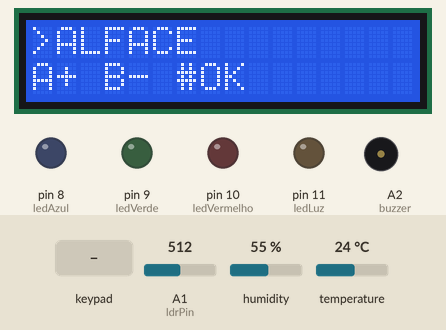
Recording of a sketch running on a simulated Arduino Uno, built with avr-gcc and run on an emulated ATmega328P. Shown: 16×2 character LCD, output pins drawn as LEDs (lit = HIGH), buzzer (waves = sounding). Inputs (shaded band) come from the test bench; at power-on: temperature 24 °C, A1 (ldrPin) = 512, humidity 55 %. What the sketch prints to the serial monitor is not drawn.

Above: at 3.3 s.
3.4 s: key '#' pressed
At 6.0 s:
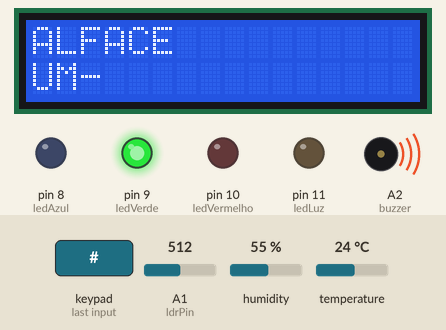
6.4 s: temperature set to 18.5 °C
8.7 s: temperature set to 17.5 °C
At 10.6 s:
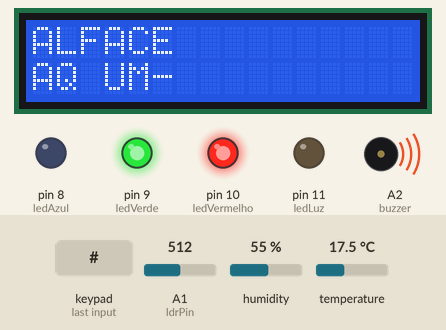
11.0 s: A1 (ldrPin) set to 417
12.8 s: A1 (ldrPin) set to 384
At 14.8 s:
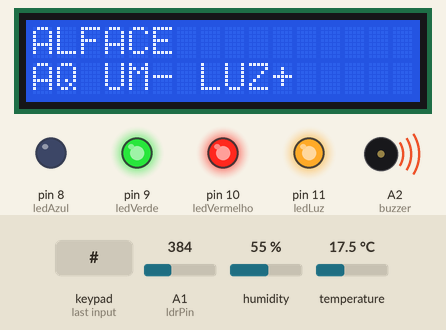
15.1 s: humidity set to 58 %
16.9 s: humidity set to 61 %
At 19.1 s:
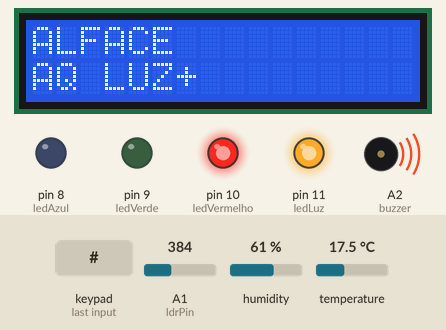
Timing chart, 0 to 20.6 s (numbered marks = the images above; inputs shaded):
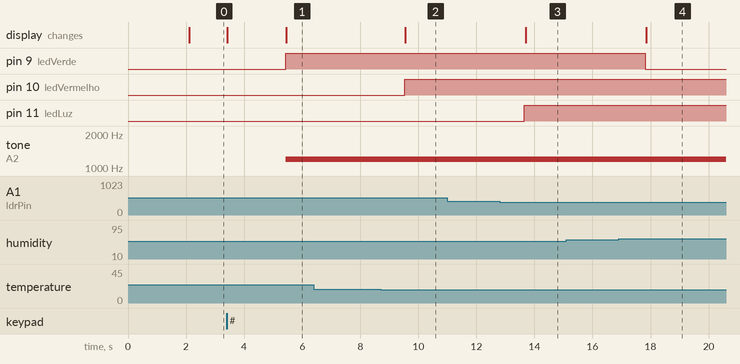

Measured:
- the behaviour switches between 18 and 17.9 °C on temperature (found by bisection; images 1 and 2)
- the behaviour switches between 400 and 399 on A1 (ldrPin) (found by bisection; images 2 and 3)
- the behaviour switches between 59 and 60 % on humidity (found by bisection; images 3 and 4)
- after the input at 3.4 s, pin 9 (ledVerde): LOW → HIGH after 2.0 s; tone on A2 (buzzer): silent → 1200 Hz after 2.0 s; the display: first changes at once (image 1 shows a later state)
- after the input at 8.7 s, pin 10 (ledVermelho): LOW → HIGH after 0.83 s; the display: changes after 0.86 s (image 2)
- after the input at 12.8 s, pin 11 (ledLuz): LOW → HIGH after 0.86 s; the display: changes after 0.89 s (image 3)
- after the input at 16.9 s, pin 9 (ledVerde): HIGH → LOW after 0.92 s; the display: changes after 0.95 s (image 4)

The sketch:

sketch.ino
```cpp
#include <Wire.h>
#include <LiquidCrystal_I2C.h>
#include <DHT.h>
#include <Keypad.h>

#define DHTPIN 2
#define DHTTYPE DHT22

// LEDs :)
const int ledAzul = 8;       // Resfriamento
const int ledVerde = 9;      // Irrigação
const int ledVermelho = 10;  // Aquecimento
const int ledLuz = 11;       // Iluminação

// Sensores :)
const int ldrPin = A1;

// Buzzer :)
const int buzzer = A2;

// LCD :)
LiquidCrystal_I2C lcd(0x27, 16, 2);

// DHT :)
DHT dht(DHTPIN, DHTTYPE);

// :) * :) * :) * :) * :) *
// KEYPAD :)
// :) * :) * :) * :) * :) *

const byte ROWS = 4;
const byte COLS = 4;

char keys[ROWS][COLS] = {
  {'1','2','3','A'},
  {'4','5','6','B'},
  {'7','8','9','C'},
  {'*','0','#','D'}
};

byte rowPins[ROWS] = {3,4,5,6};
byte colPins[COLS] = {7,12,13,A0};

Keypad keypad = Keypad(makeKeymap(keys), rowPins, colPins, ROWS, COLS);

// :) * :) * :) * :) * :) *
// PLANTAS :)
// :) * :) * :) * :) * :) *

String plantas[] = {
  "ALFACE",
  "TOMATE",
  "CENOURA",
  "ERVILHA",
  "BATATA DOCE",
  "GRAO BICO",
  "ORA PRO NOBIS"
};

int indicePlanta = 0;
bool plantaConfirmada = false;

String plantaAtual = "ALFACE";

float tempMin;
float tempMax;

float umidMin;
float umidMax;

int luzMin;
int luzMax;

// :) * :) * :) * :) * :) *
// CONFIGURAR PLANTA :)
// :) * :) * :) * :) * :) *

void configurarPlanta(int indice){

  switch(indice){

    case 0:
      plantaAtual = "ALFACE";
      tempMin = 18;
      tempMax = 24;
      umidMin = 60;
      umidMax = 80;
      luzMin = 400;
      luzMax = 800;
      break;

    case 1:
      plantaAtual = "TOMATE";
      tempMin = 20;
      tempMax = 30;
      umidMin = 60;
      umidMax = 75;
      luzMin = 600;
      luzMax = 1000;
      break;

    case 2:
      plantaAtual = "CENOURA";
      tempMin = 16;
      tempMax = 24;
      umidMin = 55;
      umidMax = 70;
      luzMin = 500;
      luzMax = 900;
      break;

    case 3:
      plantaAtual = "ERVILHA";
      tempMin = 13;
      tempMax = 22;
      umidMin = 60;
      umidMax = 80;
      luzMin = 400;
      luzMax = 850;
      break;

    case 4:
      plantaAtual = "BATATA DOCE";
      tempMin = 21;
      tempMax = 30;
      umidMin = 50;
      umidMax = 70;
      luzMin = 600;
      luzMax = 1000;
      break;

    case 5:
      plantaAtual = "GRAO BICO";
      tempMin = 18;
      tempMax = 30;
      umidMin = 40;
      umidMax = 60;
      luzMin = 650;
      luzMax = 1000;
      break;

    case 6:
      plantaAtual = "ORA PRO NOBIS";
      tempMin = 20;
      tempMax = 35;
      umidMin = 30;
      umidMax = 60;
      luzMin = 700;
      luzMax = 1023;
      break;
  }
}

// :) * :) * :) * :) * :) *
// MENU :)
// :) * :) * :) * :) * :) *

void mostrarMenu(){

  lcd.clear();

  lcd.setCursor(0,0);
  lcd.print(">");
  lcd.print(plantas[indicePlanta]);

  lcd.setCursor(0,1);
  lcd.print("A+ B- #OK");
}

// :) * :) * :) * :) * :) *
// SETUP :)
// :) * :) * :) * :) * :) *

void setup(){

  Serial.begin(9600);

  pinMode(ledAzul, OUTPUT);
  pinMode(ledVerde, OUTPUT);
  pinMode(ledVermelho, OUTPUT);
  pinMode(ledLuz, OUTPUT);

  pinMode(buzzer, OUTPUT);

  dht.begin();

  lcd.init();
  lcd.backlight();

  lcd.setCursor(0,0);
  lcd.print("EXOBIOS");

  lcd.setCursor(0,1);
  lcd.print("INICIANDO");

  delay(2000);

  mostrarMenu();
}

// :) * :) * :) * :) * :) *
// LOOP :)
// :) * :) * :) * :) * :) *

void loop(){

  char tecla = keypad.getKey();

  // Voltar ao menu :)

  if(tecla == 'D'){

    plantaConfirmada = false;
    indicePlanta = 0;

    mostrarMenu();

    return;
  }

  // Menu de seleção :)

  if(!plantaConfirmada){

    if(tecla == 'A'){

      indicePlanta++;

      if(indicePlanta > 6){
        indicePlanta = 0;
      }

      mostrarMenu();
    }

    if(tecla == 'B'){

      indicePlanta--;

      if(indicePlanta < 0){
        indicePlanta = 6;
      }

      mostrarMenu();
    }

    if(tecla == '#'){

      configurarPlanta(indicePlanta);

      plantaConfirmada = true;

      lcd.clear();

      lcd.setCursor(0,0);
      lcd.print(plantaAtual);

      lcd.setCursor(0,1);
      lcd.print("SELECIONADA");

      delay(2000);
    }

    return;
  }

  float temperatura = dht.readTemperature();
  float umidade = dht.readHumidity();
  int luminosidade = analogRead(ldrPin);

  if(isnan(temperatura) || isnan(umidade)){
    return;
  }

  digitalWrite(ledAzul, LOW);
  digitalWrite(ledVerde, LOW);
  digitalWrite(ledVermelho, LOW);
  digitalWrite(ledLuz, LOW);

  noTone(buzzer);

  String status = "";

  bool alerta = false;

  // :) * :) * :) * :) * :) *
  // TEMPERATURA :)
  // :) * :) * :) * :) * :) *

  if(temperatura < tempMin){

    digitalWrite(ledVermelho, HIGH);

    status += "AQ ";

    alerta = true;
  }

  else if(temperatura > tempMax){

    digitalWrite(ledAzul, HIGH);

    status += "RF ";

    alerta = true;
  }

// :) * :) * :) * :) * :) *
// UMIDADE :)
// :) * :) * :) * :) * :) *

if(umidade < umidMin){

    digitalWrite(ledVerde, HIGH);

    status += "UM- ";

    alerta = true;
}

else if(umidade > umidMax){

    digitalWrite(ledVerde, HIGH);

    status += "UM+ ";

    alerta = true;
}

// :) * :) * :) * :) * :) *
// LUZ :)
// :) * :) * :) * :) * :) *

if(luminosidade < luzMin){

    digitalWrite(ledLuz, HIGH);

    status += "LUZ+ ";

    alerta = true;
}

else if(luminosidade > luzMax){

    digitalWrite(ledLuz, HIGH);

    status += "LUZ- ";

    alerta = true;
}

  // :) * :) * :) * :) * :) *
  // BUZZER :)
  // :) * :) * :) * :) * :) *

  if(alerta){

    tone(buzzer, 1200);

  }else{

    noTone(buzzer);
  }

  if(status == ""){

    status = "AMBIENTE OK";
  }

  // :) * :) * :) * :) * :) *
  // LCD :)
  // :) * :) * :) * :) * :) *

  lcd.clear();

  lcd.setCursor(0,0);
  lcd.print(plantaAtual);

  lcd.setCursor(0,1);
  lcd.print(status);

  // :) * :) * :) * :) * :) *
  // SERIAL :)
  // :) * :) * :) * :) * :) *

  Serial.print("Planta: ");
  Serial.print(plantaAtual);

  Serial.print(" | Temp: ");
  Serial.print(temperatura);

  Serial.print(" | Umidade: ");
  Serial.print(umidade);

  Serial.print(" | Luz: ");
  Serial.print(luminosidade);

  Serial.print(" | Status: ");
  Serial.println(status);

  delay(1000);
}
```
